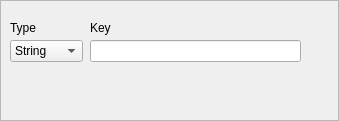
<?xml version="1.0" encoding="UTF-8"?>
<ui version="4.0">
 <class>Frame</class>
 <widget class="QFrame" name="Frame">
  <property name="geometry">
   <rect>
    <x>0</x>
    <y>0</y>
    <width>339</width>
    <height>121</height>
   </rect>
  </property>
  <property name="windowTitle">
   <string>Frame</string>
  </property>
  <property name="frameShape">
   <enum>QFrame::StyledPanel</enum>
  </property>
  <property name="frameShadow">
   <enum>QFrame::Raised</enum>
  </property>
  <widget class="QLineEdit" name="key">
   <property name="geometry">
    <rect>
     <x>90</x>
     <y>40</y>
     <width>211</width>
     <height>22</height>
    </rect>
   </property>
   <property name="text">
    <string/>
   </property>
  </widget>
  <widget class="QLabel" name="label_2">
   <property name="geometry">
    <rect>
     <x>90</x>
     <y>20</y>
     <width>61</width>
     <height>16</height>
    </rect>
   </property>
   <property name="text">
    <string>Key</string>
   </property>
  </widget>
  <widget class="QComboBox" name="op">
   <property name="geometry">
    <rect>
     <x>10</x>
     <y>40</y>
     <width>73</width>
     <height>22</height>
    </rect>
   </property>
   <item>
    <property name="text">
     <string>String</string>
    </property>
   </item>
   <item>
    <property name="text">
     <string>Hex</string>
    </property>
   </item>
  </widget>
  <widget class="QLabel" name="label_3">
   <property name="geometry">
    <rect>
     <x>10</x>
     <y>20</y>
     <width>61</width>
     <height>16</height>
    </rect>
   </property>
   <property name="text">
    <string>Type</string>
   </property>
  </widget>
 </widget>
 <resources/>
 <connections/>
</ui>
